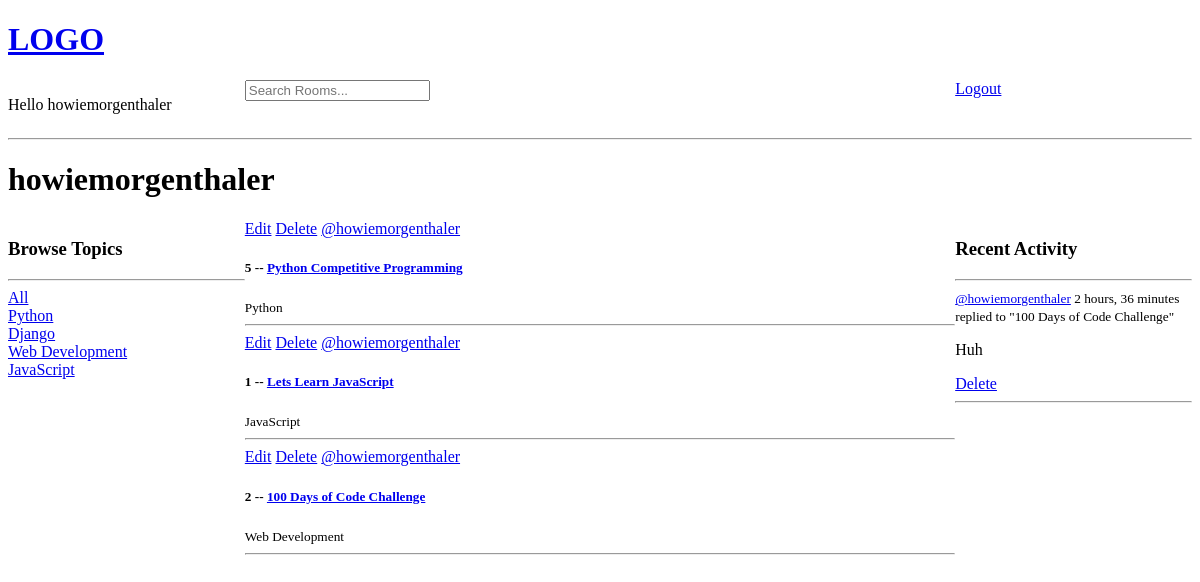
Screenshot of /profile/1 (signed in) with the database file from the repository.
### base/models.py (models this page shows, shortened)
class Topic(models.Model):
    name = models.CharField(max_length=200)

class Room(models.Model):
    host = models.ForeignKey(User, on_delete=models.SET_NULL, null=True)
    topic = models.ForeignKey(Topic, on_delete=models.SET_NULL, null=True)
    name = models.CharField(max_length=200)
    description = models.TextField(null=True, blank=True)
    participants = models.ManyToManyField(User, related_name='participants', blank=True)
    updated = models.DateTimeField(auto_now=True)
    created = models.DateTimeField(auto_now_add=True)
    class Meta:
        ordering = ['-updated', '-created']
    def __str__(self):
        return self.name

class Message(models.Model):
    user = models.ForeignKey(User, on_delete=models.CASCADE)
    room = models.ForeignKey(Room, on_delete=models.CASCADE)
    body = models.TextField()
    updated = models.DateTimeField(auto_now=True)
    created = models.DateTimeField(auto_now_add=True)
    class Meta:
        ordering = ['-updated', '-created']
    def __str__(self):
        return self.body[0:50]

### base/views.py (the view)
# urls.py: path('profile/<str:pk>', views.userProfile, name="user-profile"),
def userProfile(request, pk):
    user = User.objects.get(id=pk)
    rooms = user.room_set.all()
    activity_messages = user.message_set.all()
    topics = Topic.objects.all()
    context = {'user': user, 'rooms': rooms, 'activity_messages': activity_messages,
                'topics': topics}
    return render(request, 'base/profile.html', context)

### base/templates/base/profile.html
{% extends 'main.html' %}
{% load static %}
{% block content %}
<h1>{{user.username}}</h1>
<div class="profile-container">
    <div>
        {% include 'base/topic_component.html' %}
    </div>
    <div>
        {% include 'base/feed_component.html' %}
    </div>
    <div>
        {% include 'base/activity_component.html' %}
    </div>
</div>
{% endblock content %}

### templates/navbar.html
{% load static %}
<link rel="stylesheet" type="text/css" href="{% static 'css/homeStyle.css' %}">
<a href="/">
    <h1>LOGO</h1>
</a>
<div class="navbar-container">
    <div>
        {% if request.user.is_authenticated %}
        <p>Hello {{request.user}}</p>
        {% endif %}
    </div>
    <div>
        <form method="GET" action="{% url 'home' %}">
            <input type="text" name="q" placeholder="Search Rooms..."/>
        </form>
    </div>
    <div>
        {% if request.user.is_authenticated %}
        <a href="{% url 'logout' %}">Logout</a>
        {% else %}
        <a href="{% url 'login' %}">Login</a>
        {% endif %}
    </div>
</div>
<hr>

### base/templates/base/topic_component.html
<h3>Browse Topics</h3>
<hr>
<a href="{% url 'home'%}">All</a>
{% for topic in topics %}
    <div>
        <a href="{% url 'home'%}?q={{topic.name}}">{{topic.name}}</a>
    </div>
{% endfor %}

### base/templates/base/feed_component.html
<div>
{% for room in rooms %}
    <div>
    {% if request.user == room.host %}
    <a href="{% url 'update-room' room.id %}">Edit</a>
    <a href="{% url 'delete-room' room.id %}">Delete</a>
    {% endif %}
    <a href="{% url 'user-profile' room.host.id %}">@{{room.host.username}}</a>
    <h5>{{room.id}} -- <a href="{% url 'room' room.id%}">{{room.name}}</a></h5>
    <small>{{room.topic.name}}</small>
    <hr>
    </div>
{% endfor %}
</div>

### base/templates/base/activity_component.html
<h3>Recent Activity</h3>
<hr>
{% for message in activity_messages %}
<div>
    <small><a href="{% url 'user-profile' message.user.id %}">@{{message.user}}</a> {{message.created|timesince}}</small>
    <small>replied to "{{message.room}}"</small>
    <p>{{message}}</p>
    {% if request.user == message.user %}
    <a href="{% url 'delete-message' message.id %}">Delete</a>
    {% endif %}
    <hr>
</div>
{% endfor %}

### base/static/css/homeStyle.css (style rules this page uses)
.navbar-container { display: grid; grid-template-columns: 1fr 3fr 1fr; }
.profile-container { display: grid; grid-template-columns: 1fr 3fr 1fr; }

### rows the page displays
Topic: name "Python"
Topic: name "Django"
Topic: name "Web Development"
Topic: name "JavaScript"
Room: shows "Edit", host.username "howiemorgenthaler", id "5", name "Python Competitive Programming", topic.name "Python"
Room: shows "Edit", host.username "howiemorgenthaler", id "1", name "Lets Learn JavaScript", topic.name "JavaScript"
Room: shows "Edit", host.username "howiemorgenthaler", id "2", name "100 Days of Code Challenge", topic.name "Web Development"
Message: user "howiemorgenthaler", created "2 hours, 36 minutes", room "100 Days of Code Challenge", body "Huh", shows "Delete"

### other values shown
{{ request.user }} "howiemorgenthaler"
{{ user.username }} "howiemorgenthaler"
